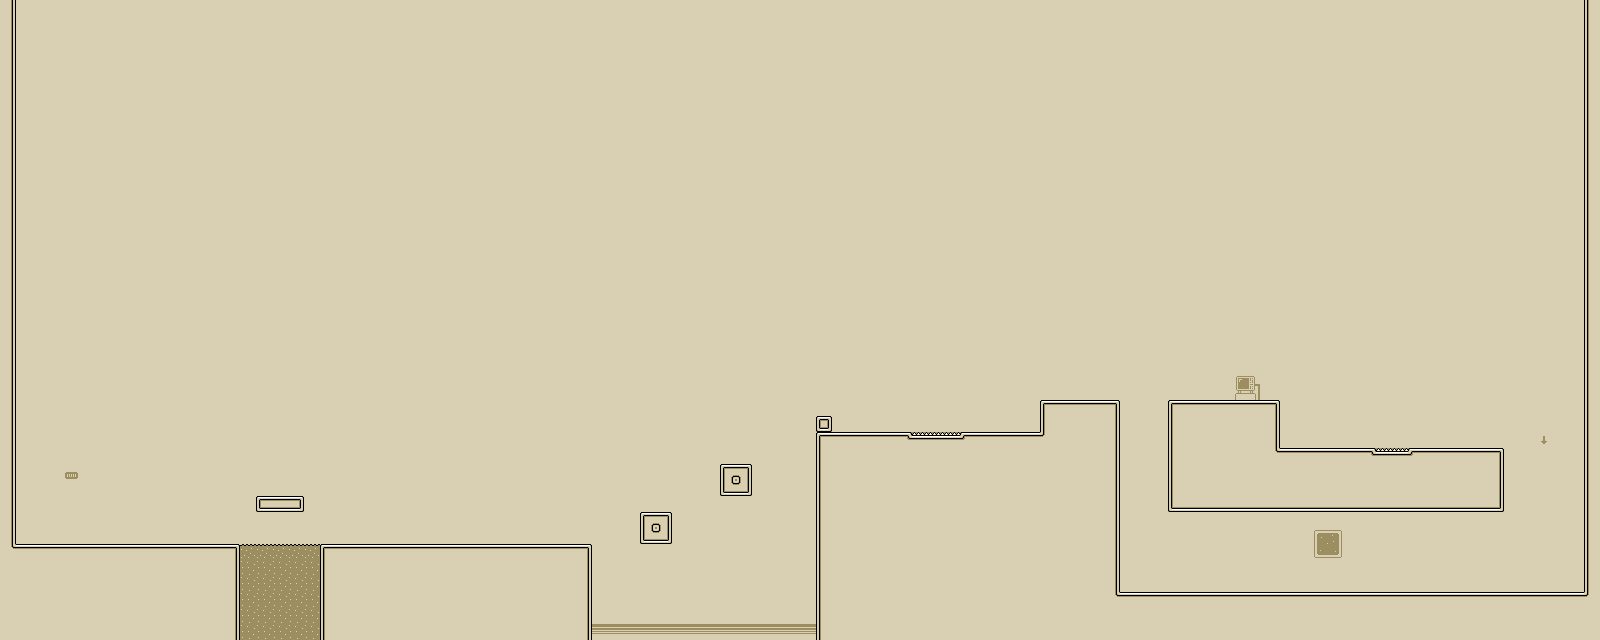

A level layout from a 2D game, rendered from its tile map. Below: a short description, then the map file with tile-grid data replaced by summaries:
An orthogonal 100x40 tile map with 16x16 px tiles, 3 tile layers (Background, Floor, Danger) and 8 objects.

<map version="1.0" orientation="orthogonal" renderorder="right-down" width="100" height="40" tilewidth="16" tileheight="16" nextobjectid="9">
 <tileset firstgid="1" name="tileset" tilewidth="16" tileheight="16">
  <image source="tileset.png" width="176" height="192" />
  <tile id="0">
   <properties>
    <property name="blockable" value="" />
   </properties>
  </tile>
  <tile id="1">
   <properties>
    <property name="blockable" value="" />
   </properties>
  </tile>
  <tile id="2">
   <properties>
    <property name="blockable" value="" />
   </properties>
  </tile>
  <tile id="3">
   <properties>
    <property name="blockable" value="" />
   </properties>
  </tile>
  <tile id="4">
   <properties>
    <property name="blockable" value="" />
   </properties>
  </tile>
  <tile id="5">
   <properties>
    <property name="blockable" value="" />
   </properties>
  </tile>
  <tile id="11">
   <properties>
    <property name="blockable" value="" />
   </properties>
  </tile>
  <tile id="12">
   <properties>
    <property name="blockable" value="" />
   </properties>
  </tile>
  <tile id="13">
   <properties>
    <property name="blockable" value="" />
   </properties>
  </tile>
  <tile id="14">
   <properties>
    <property name="blockable" value="" />
   </properties>
  </tile>
  <tile id="15">
   <properties>
    <property name="blockable" value="" />
   </properties>
  </tile>
  <tile id="16">
   <properties>
    <property name="blockable" value="" />
   </properties>
  </tile>
  <tile id="22">
   <properties>
    <property name="blockable" value="" />
   </properties>
  </tile>
  <tile id="24">
   <properties>
    <property name="blockable" value="" />
   </properties>
  </tile>
  <tile id="25">
   <properties>
    <property name="blockable" value="" />
   </properties>
  </tile>
  <tile id="26">
   <properties>
    <property name="blockable" value="" />
   </properties>
  </tile>
  <tile id="27">
   <properties>
    <property name="blockable" value="" />
   </properties>
  </tile>
  <tile id="33">
   <properties>
    <property name="blockable" value="" />
   </properties>
  </tile>
  <tile id="34">
   <properties>
    <property name="blockable" value="" />
   </properties>
  </tile>
  <tile id="35">
   <properties>
    <property name="blockable" value="" />
   </properties>
  </tile>
  <tile id="36">
   <properties>
    <property name="blockable" value="" />
   </properties>
  </tile>
  <tile id="37">
   <properties>
    <property name="blockable" value="" />
   </properties>
  </tile>
  <tile id="38">
   <properties>
    <property name="blockable" value="" />
   </properties>
  </tile>
  <tile id="53">
   <properties>
    <property name="blockable" value="" />
   </properties>
  </tile>
  <tile id="54">
   <properties>
    <property name="blockable" value="" />
   </properties>
  </tile>
  <tile id="55">
   <properties>
    <property name="blockable" value="" />
   </properties>
  </tile>
  <tile id="56">
   <properties>
    <property name="blockable" value="" />
   </properties>
  </tile>
  <tile id="57">
   <properties>
    <property name="blockable" value="" />
   </properties>
  </tile>
  <tile id="58">
   <properties>
    <property name="blockable" value="" />
   </properties>
  </tile>
  <tile id="59">
   <properties>
    <property name="blockable" value="" />
   </properties>
  </tile>
  <tile id="60">
   <properties>
    <property name="blockable" value="" />
   </properties>
  </tile>
  <tile id="61">
   <properties>
    <property name="blockable" value="" />
   </properties>
  </tile>
  <tile id="62">
   <properties>
    <property name="blockable" value="" />
   </properties>
  </tile>
  <tile id="64">
   <properties>
    <property name="blockable" value="" />
   </properties>
  </tile>
  <tile id="65">
   <properties>
    <property name="blockable" value="" />
   </properties>
  </tile>
  <tile id="66">
   <properties>
    <property name="blockable" value="" />
   </properties>
  </tile>
  <tile id="67">
   <properties>
    <property name="blockable" value="" />
   </properties>
  </tile>
  <tile id="68">
   <properties>
    <property name="blockable" value="" />
   </properties>
  </tile>
  <tile id="69">
   <properties>
    <property name="blockable" value="" />
   </properties>
  </tile>
  <tile id="70">
   <properties>
    <property name="blockable" value="" />
   </properties>
  </tile>
  <tile id="71">
   <properties>
    <property name="blockable" value="" />
   </properties>
  </tile>
  <tile id="72">
   <properties>
    <property name="blockable" value="" />
   </properties>
  </tile>
  <tile id="73">
   <properties>
    <property name="blockable" value="" />
   </properties>
  </tile>
  <tile id="75">
   <properties>
    <property name="blockable" value="" />
   </properties>
  </tile>
  <tile id="76">
   <properties>
    <property name="blockable" value="" />
   </properties>
  </tile>
  <tile id="77">
   <properties>
    <property name="blockable" value="" />
   </properties>
  </tile>
  <tile id="78">
   <properties>
    <property name="blockable" value="" />
   </properties>
  </tile>
  <tile id="79">
   <properties>
    <property name="blockable" value="" />
   </properties>
  </tile>
  <tile id="80">
   <properties>
    <property name="blockable" value="" />
   </properties>
  </tile>
  <tile id="81">
   <properties>
    <property name="blockable" value="" />
   </properties>
  </tile>
  <tile id="82">
   <properties>
    <property name="blockable" value="" />
   </properties>
  </tile>
  <tile id="83">
   <properties>
    <property name="blockable" value="" />
   </properties>
  </tile>
  <tile id="84">
   <properties>
    <property name="blockable" value="" />
   </properties>
  </tile>
  <tile id="86">
   <properties>
    <property name="blockable" value="" />
   </properties>
  </tile>
  <tile id="87">
   <properties>
    <property name="blockable" value="" />
   </properties>
  </tile>
  <tile id="88">
   <properties>
    <property name="blockable" value="" />
   </properties>
  </tile>
  <tile id="89">
   <properties>
    <property name="blockable" value="" />
   </properties>
  </tile>
  <tile id="90">
   <properties>
    <property name="blockable" value="" />
   </properties>
  </tile>
  <tile id="91">
   <properties>
    <property name="blockable" value="" />
   </properties>
  </tile>
  <tile id="92">
   <properties>
    <property name="blockable" value="" />
   </properties>
  </tile>
  <tile id="93">
   <properties>
    <property name="blockable" value="" />
   </properties>
  </tile>
  <tile id="94">
   <properties>
    <property name="blockable" value="" />
   </properties>
  </tile>
  <tile id="95">
   <properties>
    <property name="blockable" value="" />
   </properties>
  </tile>
  <tile id="97">
   <properties>
    <property name="blockable" value="" />
   </properties>
  </tile>
  <tile id="98">
   <properties>
    <property name="blockable" value="" />
   </properties>
  </tile>
  <tile id="99">
   <properties>
    <property name="blockable" value="" />
   </properties>
  </tile>
  <tile id="100">
   <properties>
    <property name="blockable" value="" />
   </properties>
  </tile>
  <tile id="101">
   <properties>
    <property name="blockable" value="" />
   </properties>
  </tile>
  <tile id="102">
   <properties>
    <property name="blockable" value="" />
   </properties>
  </tile>
  <tile id="103">
   <properties>
    <property name="blockable" value="" />
   </properties>
  </tile>
  <tile id="104">
   <properties>
    <property name="blockable" value="" />
   </properties>
  </tile>
  <tile id="105">
   <properties>
    <property name="blockable" value="" />
   </properties>
  </tile>
  <tile id="106">
   <properties>
    <property name="blockable" value="" />
   </properties>
  </tile>
  <tile id="108">
   <properties>
    <property name="blockable" value="" />
   </properties>
  </tile>
  <tile id="109">
   <properties>
    <property name="blockable" value="" />
   </properties>
  </tile>
  <tile id="115">
   <properties>
    <property name="blockable" value="" />
   </properties>
  </tile>
  <tile id="116">
   <properties>
    <property name="blockable" value="" />
   </properties>
  </tile>
  <tile id="117">
   <properties>
    <property name="blockable" value="" />
   </properties>
  </tile>
  <tile id="118">
   <properties>
    <property name="blockable" value="" />
   </properties>
  </tile>
  <tile id="119">
   <properties>
    <property name="blockable" value="" />
   </properties>
  </tile>
  <tile id="120">
   <properties>
    <property name="blockable" value="" />
   </properties>
  </tile>
  <tile id="122">
   <properties>
    <property name="blockable" value="" />
   </properties>
  </tile>
  <tile id="123">
   <properties>
    <property name="blockable" value="" />
   </properties>
  </tile>
  <tile id="124">
   <properties>
    <property name="blockable" value="" />
   </properties>
  </tile>
  <tile id="125">
   <properties>
    <property name="blockable" value="" />
   </properties>
  </tile>
 </tileset>
 <layer name="Background" width="100" height="40">
  <data>[4000 cells, 4000 non-empty, 10 distinct tile ids]</data>
 </layer>
 <layer name="Floor" width="100" height="40">
  <data>[4000 cells, 249 non-empty, 19 distinct tile ids]</data>
 </layer>
 <objectgroup name="Diamond">
  <object id="1" x="272" y="477" width="14" height="16" />
  <object id="2" x="926" y="400" width="14" height="16" />
  <object id="3" x="647" y="496" width="14" height="16" />
  <object id="4" x="1137" y="437" width="14" height="16" />
  <object id="5" x="1305" y="429" width="14" height="16" />
  <object id="6" x="1443" y="431" width="14" height="16" />
 </objectgroup>
 <layer name="Danger" width="100" height="40">
  <data>[4000 cells, 53 non-empty, 6 distinct tile ids]</data>
 </layer>
 <objectgroup name="Key">
  <object id="7" x="1139" y="574" width="13" height="12" />
 </objectgroup>
 <objectgroup name="Exit">
  <object id="8" x="1539" y="544" width="32" height="48" />
 </objectgroup>
</map>
